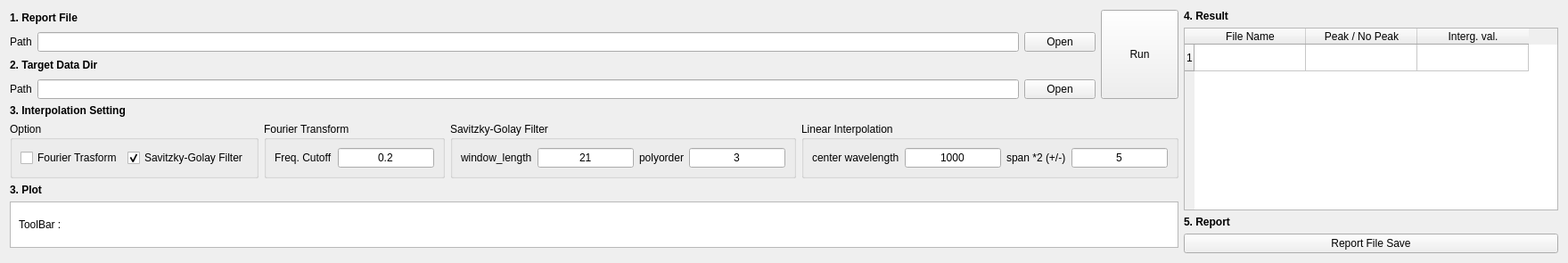
      <widget class="QWidget" name="tab_6">
       <attribute name="title">
        <string>Interpolation</string>
       </attribute>
       <layout class="QHBoxLayout" name="horizontalLayout_37">
        <item>
         <widget class="QFrame" name="frame_11">
          <property name="styleSheet">
           <string notr="true">QFrame#frame_11{
border: None;
}</string>
          </property>
          <property name="frameShape">
           <enum>QFrame::StyledPanel</enum>
          </property>
          <property name="frameShadow">
           <enum>QFrame::Raised</enum>
          </property>
          <layout class="QVBoxLayout" name="verticalLayout_25">
           <property name="leftMargin">
            <number>0</number>
           </property>
           <property name="topMargin">
            <number>0</number>
           </property>
           <property name="rightMargin">
            <number>0</number>
           </property>
           <property name="bottomMargin">
            <number>0</number>
           </property>
           <item>
            <layout class="QHBoxLayout" name="horizontalLayout_33">
             <property name="topMargin">
              <number>0</number>
             </property>
             <item>
              <layout class="QVBoxLayout" name="verticalLayout_20">
               <property name="bottomMargin">
                <number>0</number>
               </property>
               <item>
                <widget class="QLabel" name="label_42">
                 <property name="text">
                  <string>&lt;html&gt;&lt;head/&gt;&lt;body&gt;&lt;p&gt;&lt;span style=&quot; font-weight:600;&quot;&gt;1. Report File&lt;/span&gt;&lt;/p&gt;&lt;/body&gt;&lt;/html&gt;</string>
                 </property>
                </widget>
               </item>
               <item>
                <layout class="QHBoxLayout" name="horizontalLayout_34">
                 <item>
                  <widget class="QLabel" name="label_43">
                   <property name="text">
                    <string>Path</string>
                   </property>
                  </widget>
                 </item>
                 <item>
                  <widget class="QLineEdit" name="lineEdit_20"/>
                 </item>
                 <item>
                  <widget class="QPushButton" name="pushButton_22">
                   <property name="text">
                    <string>Open</string>
                   </property>
                  </widget>
                 </item>
                </layout>
               </item>
               <item>
                <widget class="QLabel" name="label_67">
                 <property name="text">
                  <string>&lt;html&gt;&lt;head/&gt;&lt;body&gt;&lt;p&gt;&lt;span style=&quot; font-weight:600;&quot;&gt;2. Target Data Dir&lt;/span&gt;&lt;/p&gt;&lt;/body&gt;&lt;/html&gt;</string>
                 </property>
                </widget>
               </item>
               <item>
                <layout class="QHBoxLayout" name="horizontalLayout_35">
                 <item>
                  <widget class="QLabel" name="label_68">
                   <property name="text">
                    <string>Path</string>
                   </property>
                  </widget>
                 </item>
                 <item>
                  <widget class="QLineEdit" name="lineEdit_21"/>
                 </item>
                 <item>
                  <widget class="QPushButton" name="pushButton_29">
                   <property name="text">
                    <string>Open</string>
                   </property>
                  </widget>
                 </item>
                </layout>
               </item>
              </layout>
             </item>
             <item>
              <widget class="QPushButton" name="pushButton_30">
               <property name="minimumSize">
                <size>
                 <width>87</width>
                 <height>100</height>
                </size>
               </property>
               <property name="text">
                <string>Run</string>
               </property>
              </widget>
             </item>
            </layout>
           </item>
           <item>
            <widget class="QLabel" name="label_74">
             <property name="text">
              <string>&lt;html&gt;&lt;head/&gt;&lt;body&gt;&lt;p&gt;&lt;span style=&quot; font-weight:600;&quot;&gt;3. Interpolation Setting&lt;/span&gt;&lt;/p&gt;&lt;/body&gt;&lt;/html&gt;</string>
             </property>
            </widget>
           </item>
           <item>
            <layout class="QHBoxLayout" name="horizontalLayout_38">
             <property name="topMargin">
              <number>0</number>
             </property>
             <item>
              <widget class="QGroupBox" name="groupBox_3">
               <property name="title">
                <string>Option</string>
               </property>
               <layout class="QHBoxLayout" name="horizontalLayout_31">
                <item>
                 <widget class="QCheckBox" name="checkBox">
                  <property name="text">
                   <string>Fourier Trasform</string>
                  </property>
                 </widget>
                </item>
                <item>
                 <widget class="QCheckBox" name="checkBox_2">
                  <property name="text">
                   <string>Savitzky-Golay Filter</string>
                  </property>
                  <property name="checked">
                   <bool>true</bool>
                  </property>
                 </widget>
                </item>
               </layout>
              </widget>
             </item>
             <item>
              <widget class="QGroupBox" name="groupBox_4">
               <property name="title">
                <string>Fourier Transform</string>
               </property>
               <layout class="QHBoxLayout" name="horizontalLayout_41">
                <item>
                 <widget class="QLabel" name="label_65">
                  <property name="text">
                   <string>Freq. Cutoff</string>
                  </property>
                 </widget>
                </item>
                <item>
                 <widget class="QLineEdit" name="lineEdit_18">
                  <property name="text">
                   <string>0.2</string>
                  </property>
                  <property name="alignment">
                   <set>Qt::AlignCenter</set>
                  </property>
                 </widget>
                </item>
               </layout>
              </widget>
             </item>
             <item>
              <widget class="QGroupBox" name="groupBox">
               <property name="title">
                <string>Savitzky-Golay Filter</string>
               </property>
               <layout class="QHBoxLayout" name="horizontalLayout_39">
                <item>
                 <widget class="QLabel" name="label_73">
                  <property name="text">
                   <string>window_length</string>
                  </property>
                 </widget>
                </item>
                <item>
                 <widget class="QLineEdit" name="lineEdit_22">
                  <property name="text">
                   <string>21</string>
                  </property>
                  <property name="alignment">
                   <set>Qt::AlignCenter</set>
                  </property>
                 </widget>
                </item>
                <item>
                 <widget class="QLabel" name="label_75">
                  <property name="text">
                   <string>polyorder</string>
                  </property>
                 </widget>
                </item>
                <item>
                 <widget class="QLineEdit" name="lineEdit_23">
                  <property name="text">
                   <string>3</string>
                  </property>
                  <property name="alignment">
                   <set>Qt::AlignCenter</set>
                  </property>
                 </widget>
                </item>
               </layout>
              </widget>
             </item>
             <item>
              <widget class="QGroupBox" name="groupBox_2">
               <property name="title">
                <string>Linear Interpolation</string>
               </property>
               <layout class="QHBoxLayout" name="horizontalLayout_40">
                <item>
                 <widget class="QLabel" name="label_76">
                  <property name="text">
                   <string>center wavelength</string>
                  </property>
                 </widget>
                </item>
                <item>
                 <widget class="QLineEdit" name="lineEdit_24">
                  <property name="text">
                   <string>1000</string>
                  </property>
                  <property name="alignment">
                   <set>Qt::AlignCenter</set>
                  </property>
                 </widget>
                </item>
                <item>
                 <widget class="QLabel" name="label_77">
                  <property name="text">
                   <string>span *2 (+/-)</string>
                  </property>
                 </widget>
                </item>
                <item>
                 <widget class="QLineEdit" name="lineEdit_25">
                  <property name="text">
                   <string>5</string>
                  </property>
                  <property name="alignment">
                   <set>Qt::AlignCenter</set>
                  </property>
                 </widget>
                </item>
               </layout>
              </widget>
             </item>
            </layout>
           </item>
           <item>
            <layout class="QVBoxLayout" name="verticalLayout_23">
             <item>
              <widget class="QLabel" name="label_69">
               <property name="text">
                <string>&lt;html&gt;&lt;head/&gt;&lt;body&gt;&lt;p&gt;&lt;span style=&quot; font-weight:600;&quot;&gt;3. Plot&lt;/span&gt;&lt;/p&gt;&lt;/body&gt;&lt;/html&gt;</string>
               </property>
              </widget>
             </item>
             <item>
              <widget class="QFrame" name="frame_12">
               <property name="styleSheet">
                <string notr="true">QFrame#frame_12{
border: 1px solid;
border-color: rgb(185, 185, 185);
background-color: rgb(255, 255, 255);}</string>
               </property>
               <property name="frameShape">
                <enum>QFrame::StyledPanel</enum>
               </property>
               <property name="frameShadow">
                <enum>QFrame::Raised</enum>
               </property>
               <layout class="QHBoxLayout" name="horizontalLayout_36">
                <property name="spacing">
                 <number>0</number>
                </property>
                <property name="leftMargin">
                 <number>9</number>
                </property>
                <property name="topMargin">
                 <number>0</number>
                </property>
                <property name="rightMargin">
                 <number>9</number>
                </property>
                <property name="bottomMargin">
                 <number>0</number>
                </property>
                <item>
                 <widget class="QLabel" name="label_70">
                  <property name="text">
                   <string>ToolBar :</string>
                  </property>
                 </widget>
                </item>
                <item>
                 <widget class="ToolbarWidget" name="ToolbarWidget_5" native="true">
                  <property name="minimumSize">
                   <size>
                    <width>0</width>
                    <height>50</height>
                   </size>
                  </property>
                  <property name="styleSheet">
                   <string notr="true"/>
                  </property>
                 </widget>
                </item>
               </layout>
              </widget>
             </item>
             <item>
              <widget class="MatplotlibWidget" name="plot_widget_7" native="true">
               <property name="sizePolicy">
                <sizepolicy hsizetype="Expanding" vsizetype="Expanding">
                 <horstretch>0</horstretch>
                 <verstretch>0</verstretch>
                </sizepolicy>
               </property>
               <property name="styleSheet">
                <string notr="true">QWidget{
border: 1px solid;
border-color: rgb(185, 185, 185);
background-color: rgb(255, 255, 255);}</string>
               </property>
              </widget>
             </item>
            </layout>
           </item>
          </layout>
         </widget>
        </item>
        <item>
         <layout class="QVBoxLayout" name="verticalLayout_24">
          <item>
           <widget class="QLabel" name="label_71">
            <property name="text">
             <string>&lt;html&gt;&lt;head/&gt;&lt;body&gt;&lt;p&gt;&lt;span style=&quot; font-weight:600;&quot;&gt;4. Result&lt;/span&gt;&lt;/p&gt;&lt;/body&gt;&lt;/html&gt;</string>
            </property>
           </widget>
          </item>
          <item>
           <widget class="QTableWidget" name="tableWidget_3">
            <property name="sizePolicy">
             <sizepolicy hsizetype="Preferred" vsizetype="Expanding">
              <horstretch>0</horstretch>
              <verstretch>0</verstretch>
             </sizepolicy>
            </property>
            <property name="minimumSize">
             <size>
              <width>420</width>
              <height>0</height>
             </size>
            </property>
            <property name="sortingEnabled">
             <bool>true</bool>
            </property>
            <attribute name="horizontalHeaderCascadingSectionResizes">
             <bool>true</bool>
            </attribute>
            <attribute name="horizontalHeaderDefaultSectionSize">
             <number>125</number>
            </attribute>
            <attribute name="horizontalHeaderShowSortIndicator" stdset="0">
             <bool>true</bool>
            </attribute>
            <attribute name="verticalHeaderCascadingSectionResizes">
             <bool>true</bool>
            </attribute>
            <row>
             <property name="text">
              <string>1</string>
             </property>
            </row>
            <column>
             <property name="text">
              <string>File Name</string>
             </property>
            </column>
            <column>
             <property name="text">
              <string>Peak / No Peak</string>
             </property>
            </column>
            <column>
             <property name="text">
              <string>Interg. val.</string>
             </property>
            </column>
           </widget>
          </item>
          <item>
           <widget class="QLabel" name="label_72">
            <property name="text">
             <string>&lt;html&gt;&lt;head/&gt;&lt;body&gt;&lt;p&gt;&lt;span style=&quot; font-weight:600;&quot;&gt;5. Report&lt;/span&gt;&lt;/p&gt;&lt;/body&gt;&lt;/html&gt;</string>
            </property>
           </widget>
          </item>
          <item>
           <widget class="QPushButton" name="pushButton_31">
            <property name="text">
             <string>Report File Save</string>
            </property>
           </widget>
          </item>
         </layout>
        </item>
       </layout>
      </widget>
